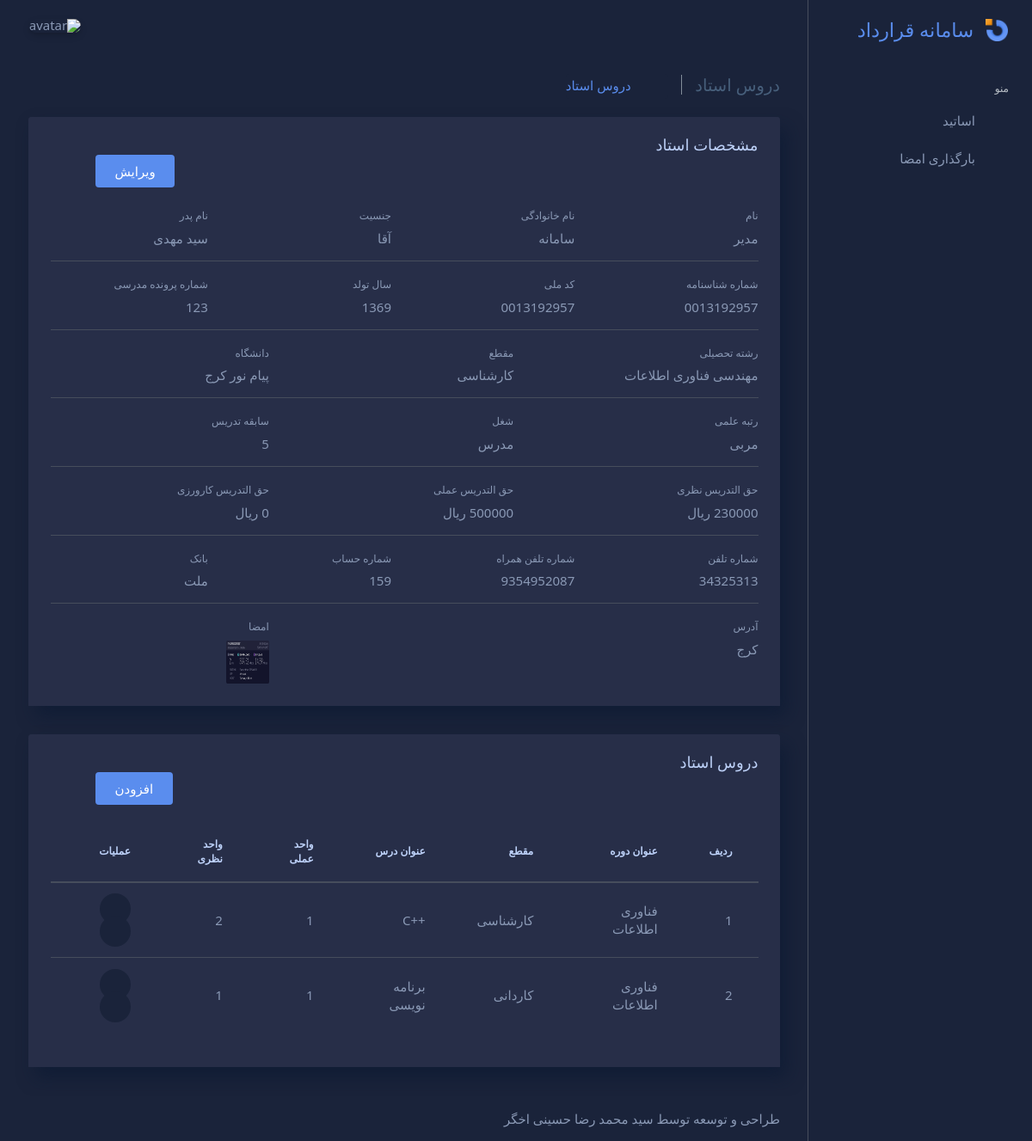
Page /teachers/1 on the committed database.
### accounts/models.py (models this page shows)
class UserProfile(models.Model):
    user = models.OneToOneField(User, on_delete=models.CASCADE)
    p_id = models.CharField(max_length=10, blank=True)
    f_name = models.CharField(max_length=16, blank=True)
    birthday = models.IntegerField(default=0)
    n_id = models.CharField(max_length=10, blank=True)
    file_number = models.CharField(max_length=16, blank=True)
    degree = models.CharField(max_length=64, choices=DEGREE_CHOICES, default='کارشناسی')
    field = models.CharField(max_length=64, blank=True)
    university = models.CharField(max_length=64, blank=True)
    rank = models.CharField(max_length=32, choices=RANK_CHOICES, default='مربی')
    job = models.CharField(max_length=64, blank=True)
    t_year = models.IntegerField(default=0)
    address = models.CharField(max_length=256, blank=True)
    mobile = models.IntegerField(default=0)
    phone = models.IntegerField(default=0)
    account = models.IntegerField(default=0)
    bank = models.CharField(max_length=16, blank=True)
    sex = models.CharField(max_length=8, choices=SEX_CHOICES, default='آقا')
    theorical_pay = models.IntegerField(default=0)
    practical_pay = models.IntegerField(default=0)
    intership_pay = models.IntegerField(default=0)
    sign = models.ImageField(null=True, blank=True)

class Lesson(models.Model):
    user = models.ForeignKey(User, on_delete=models.CASCADE)
    course_title = models.CharField(max_length=64)
    grade = models.CharField(max_length=32, choices=GRADE_CHOICES, default='کاردانی')
    lesson_title = models.CharField(max_length=64)
    theorical_unit = models.IntegerField(default=0)
    practical_unit = models.IntegerField(default=0)
    theorical_time = models.IntegerField(default=0)
    practical_time = models.IntegerField(default=0)
    group = models.IntegerField(default=1)
    is_intership = models.CharField(max_length=16, choices=IS_INTERSHIP, default='نظری - عملی')

### accounts/views.py (the view)
# urls.py: path('teachers/<int:pk>', views.teacher_detail, name='teacher_detail'),
def teacher_detail(request, pk):
    teacher = User.objects.get(id=pk)
    lessons = Lesson.objects.filter(user=pk)
    context = {
        'teacher': teacher,
        'lessons': lessons,
    }
    return render(request, 'accounts/teacher_detail.html', context)

### accounts/templates/accounts/teacher_detail.html (shortened to what this page needs)
{% extends 'base/base.html' %}
{% block links %}
<div class="col-12">
  <h5 class="content-header-title float-left pr-1">دروس استاد</h5>
  <div class="breadcrumb-wrapper">
    <ol class="breadcrumb p-0 mb-0">
      <li class="breadcrumb-item"><a href="index.html"><i class="bx bx-home-alt"></i></a>
      </li>
      <li class="breadcrumb-item active">دروس استاد</li>
    </ol>
  </div>
</div>
{% endblock %}
{% block content %}
<div class="content-body">
  <section id="basic-datatable">
    <div class="row">
      <div class="col-12">
        <div class="card">
          <div class="card-header">
            <h4 class="card-title">مشخصات استاد</h4>
            <div class="text-right">
              <a href="{{ teacher.id }}/edit" class="btn btn-primary mr-4">ویرایش</a>
            </div>
          </div>
          <div class="card-content">
            <div class="card-body card-dashboard">
              <div class="row">
                <div class="col-lg-3 col-md-12 col-sm-12">
                  <label for="">نام</label>
                  <div>{{ teacher.first_name }}</div>
                </div>
                <div class="col-lg-3 col-md-12 col-sm-12">
                  <label for="">نام خانوادگی</label>
                  <div>{{ teacher.last_name }}</div>
                </div>
                <div class="col-lg-3 col-md-12 col-sm-12">
                  <label for="">جنسیت</label>
                  <div>{{ teacher.userprofile.sex }}</div>
                </div>
                <div class="col-lg-3 col-md-12 col-sm-12">
                  <label for="">نام پدر</label>
                  <div>{{ teacher.userprofile.f_name }}</div>
                </div>
              </div>
              <hr>
              <div class="row">
                <div class="col-lg-3 col-md-12 col-sm-12">
                  <label for="">شماره شناسنامه</label>
                  <div>{{ teacher.userprofile.p_id }}</div>
                </div>
                <div class="col-lg-3 col-md-12 col-sm-12">
                  <label for="">کد ملی</label>
                  <div>{{ teacher.userprofile.n_id }}</div>
                </div>
                <div class="col-lg-3 col-md-12 col-sm-12">
                  <label for="">سال تولد</label>
                  <div>{{ teacher.userprofile.birthday }}</div>
                </div>
                <div class="col-lg-3 col-md-12 col-sm-12">
                  <label for="">شماره پرونده مدرسی</label>
                  <div>{{ teacher.userprofile.file_number }}</div>
                </div>
              </div>
              <hr>
              <div class="row">
                <div class="col-lg-4 col-md-12 col-sm-12">
                  <label for="">رشته تحصیلی</label>
                  <div>{{ teacher.userprofile.field }}</div>
                </div>
                <div class="col-lg-4 col-md-12 col-sm-12">
                  <label for="">مقطع</label>
                  <div>{{ teacher.userprofile.degree }}</div>
                </div>
                <div class="col-lg-4 col-md-12 col-sm-12">
                  <label for="">دانشگاه</label>
                  <div>{{ teacher.userprofile.university }}</div>
                </div>
              </div>
              <hr>
              <div class="row">
                <div class="col-lg-4 col-md-12 col-sm-12">
                  <label for="">رتبه علمی</label>
                  <div>{{ teacher.userprofile.rank }}</div>
                </div>
                <div class="col-lg-4 col-md-12 col-sm-12">
                  <label for="">شغل</label>
                  <div>{{ teacher.userprofile.job }}</div>
                </div>
                <div class="col-lg-4 col-md-12 col-sm-12">
                  <label for="">سابقه تدریس</label>
                  <div>{{ teacher.userprofile.t_year }}</div>
                </div>
              </div>
              <hr>
              <div class="row">
                <div class="col-lg-4 col-md-12 col-sm-12">
                  <label for="">حق التدریس نظری</label>
                  <div>{{ teacher.userprofile.theorical_pay }} ریال</div>
                </div>
                <div class="col-lg-4 col-md-12 col-sm-12">
                  <label for="">حق التدریس عملی</label>
                  <div>{{ teacher.userprofile.practical_pay }} ریال</div>
                </div>
                <div class="col-lg-4 col-md-12 col-sm-12">
                  <label for="">حق التدریس کارورزی</label>
                  <div>{{ teacher.userprofile.intership_pay }} ریال</div>
                </div>
              </div>
              <hr>
              <div class="row">
                <div class="col-lg-3 col-md-12 col-sm-12">
                  <label for="">شماره تلفن</label>
                  <div>{{ teacher.userprofile.phone }}</div>
                </div>
                <div class="col-lg-3 col-md-12 col-sm-12">
                  <label for="">شماره تلفن همراه</label>
                  <div>{{ teacher.userprofile.mobile }}</div>
                </div>
                <div class="col-lg-3 col-md-12 col-sm-12">
                  <label for="">شماره حساب</label>
                  <div>{{ teacher.userprofile.account }}</div>
                </div>
                <div class="col-lg-3 col-md-12 col-sm-12">
                  <label for="">بانک</label>
                  <div>{{ teacher.userprofile.bank }}</div>
                </div>
              </div>
              <hr>
              <div class="row">
                <div class="col-lg-8 col-md-12 col-sm-12">
                  <label for="">آدرس</label>
                  <div>{{ teacher.userprofile.address }}</div>
                </div>
                <div class="col-lg-4 col-md-12 col-sm-12">
                  <label for="">امضا</label>
                  <div>
                    {% if teacher.userprofile.sign %}
                    <img src="{{ teacher.userprofile.sign.url }}" alt="" width="50px" height="50px"></div>
                  {% endif %}
                </div>
              </div>
            </div>
          </div>
        </div>
      </div>
    </div>
  </section>
  <section id="basic-datatable">
    <div class="row">
      <div class="col-12">
        <div class="card">
          <div class="card-header">
            <h4 class="card-title">دروس استاد</h4>
            <div class="text-right">
              <a href="{{ teacher.id }}/add" class="btn btn-primary mr-4">افزودن</a>
            </div>
          </div>
          <div class="card-content">
            <div class="card-body card-dashboard">
              <div class="table-responsive">
                <table class="table zero-configuration">
                  <thead>
                    <tr>
                      <th>ردیف</th>
                      <th>عنوان دوره</th>
                      <th>مقطع</th>
                      <th>عنوان درس</th>
                      <th>واحد عملی</th>
                      <th>واحد نظری</th>
                      <th>عملیات</th>
                    </tr>
                  </thead>
                  <tbody>
                    {% for lesson in lessons %}
                    <tr>
                      <td>{{ forloop.counter }}</td>
                      <td>{{ lesson.course_title }}</td>
                      <td>{{ lesson.grade }}</td>
                      <td>{{ lesson.lesson_title }}</td>
                      <td>{{ lesson.practical_unit }}</td>
                      <td>{{ lesson.theorical_unit }}</td>
                      <td>
                        <a href="{% url 'teacher_detail'  teacher.id  %}"><i
                            class="badge-circle badge-circle-light-secondary bx bx-show font-medium-1"></i></a>
                        <a href="{% url 'lesson_edit'  lesson.id  %}"><i
                            class="badge-circle badge-circle-light-secondary bx bx-edit font-medium-1"></i></a>
                      </td>
                    </tr>
                    {% endfor %}
                </table>
              </div>
            </div>
          </div>
        </div>
      </div>
    </div>
  </section>
</div>
{% endblock %}

### accounts/static/assets/css/themes/dark-layout.css (style rules this page uses)
body.dark-layout { background-color: #1A233A; }
body.dark-layout h1, body.dark-layout h2, body.dark-layout h3, body.dark-layout h4, body.dark-layout h5, body.dark-layout h6 { color: #BDD1F8; }
body.dark-layout hr { border-color: #464D5C; }
body.dark-layout .card { background-color: #272E48; box-shadow: 8px 12px 20px 0 rgba(11, 26, 51, 0.63) !important; }
body.dark-layout .card .card-header, body.dark-layout .card .card-footer { color: #8A99B5; background-color: #272E48; border-color: #464D5C !important; }
body.dark-layout .card .card-body { color: #8A99B5; background-color: #272E48; border-color: #464D5C !important; }
body.dark-layout .btn { color: #8A99B5; }
body.dark-layout .btn[class*='btn-'] { color: #FFFFFF !important; }
body.dark-layout .breadcrumb { background-color: #1A233A; }
body.dark-layout .breadcrumb .breadcrumb-item a { color: #8A99B5 !important; }
body.dark-layout .breadcrumb .breadcrumb-item:before { color: #8A99B5; }
body.dark-layout .breadcrumb .breadcrumb-item+.breadcrumb-item:before { color: #8A99B5 !important; }
body.dark-layout .table thead th { border-color: #464D5C; color: #BDD1F8; }
body.dark-layout .table tbody td, body.dark-layout .table tbody th { border-color: #464D5C; color: #8A99B5; }
body.dark-layout .table tbody td .badge-circle-light-secondary, body.dark-layout .table tbody th .badge-circle-light-secondary { background-color: #1A233A; color: #BDD1F8; }
body.dark-layout .table tbody td a i, body.dark-layout .table tbody th a i { color: #8A99B5 !important; }
body.dark-layout p, body.dark-layout small, body.dark-layout span, body.dark-layout label { color: #8A99B5; }

### rows in the picture
Lesson: course_title "فناوری اطلاعات", grade "کارشناسی", lesson_title "++C", practical_unit "1", theorical_unit "2"
Lesson: course_title "فناوری اطلاعات", grade "کاردانی", lesson_title "برنامه نویسی", practical_unit "1", theorical_unit "1"

### other values in the picture
{{ teacher.first_name }} "مدیر"
{{ teacher.last_name }} "سامانه"
{{ teacher.userprofile.sex }} "آقا"
{{ teacher.userprofile.f_name }} "سید مهدی"
{{ teacher.userprofile.p_id }} "0013192957"
{{ teacher.userprofile.n_id }} "0013192957"
{{ teacher.userprofile.birthday }} "1369"
{{ teacher.userprofile.file_number }} "123"
{{ teacher.userprofile.field }} "مهندسی فناوری اطلاعات"
{{ teacher.userprofile.degree }} "کارشناسی"
{{ teacher.userprofile.university }} "پیام نور کرج"
{{ teacher.userprofile.rank }} "مربی"
{{ teacher.userprofile.job }} "مدرس"
{{ teacher.userprofile.t_year }} "5"
{{ teacher.userprofile.theorical_pay }} "230000"
